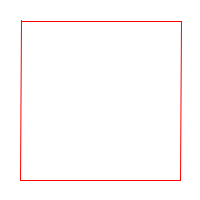
Frame 1 (no input)
Frame 2 (the mouse pressed at the canvas centre, redrawn once): identical to frame 1, image omitted

The Processing sketch that drew this single still picture (run headless with seeded random() and noise(); the mouse was pressed at the canvas centre and the sketch redrawn once):

// Processing sketch: RelativeSquare
// ── RelativeSquare.pde
/**
 * Relative Square
 *
 * This is an example of how *not* to implement relative drawing
 * -- if you want precision.
 * 
 * Using rotate() to turn before each draw introduces a tiny error
 * in the angle of each line, creating artifacts which add up to the
 * corners failing to meet.
 *
 * @author Jeremy Douglass
 * @since 2016-10-14
 * Processing 3.2.1
 * http://forum.processing.org/two/discussion/18545/translate-doesn-t-work-with-vertex
 */
 
PGraphics relSquare;

void setup() {
  size (200, 200);
  stroke(0);
  noFill();
  noLoop();
  relSquare = relativeSquare(width-40);
}
void draw() {
  background(255);
  image(relSquare, 20, 20);
}

PGraphics relativeSquare(float size){
  PGraphics pg = createGraphics(int(size+4),int(size+4));
  pg.beginDraw();
    pg.translate(1,1);
    pg.stroke(255,0,0);
    for(int i=0; i<4; i++){
      pg.line(0, 0, size, 0);
      pg.translate(size,0);
      pg.rotate(HALF_PI);
    }
  pg.endDraw();
  return pg;
}
